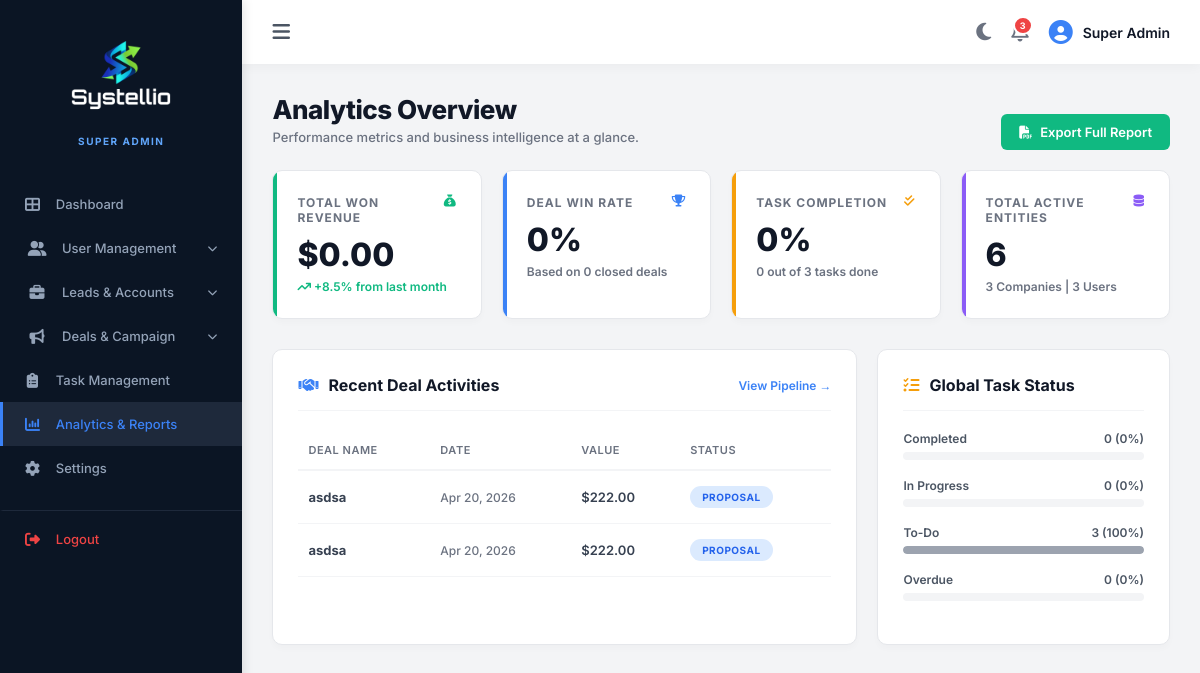
The page /analytics_reports.php (signed in) on the database its author committed.
### tables this page shows
CREATE TABLE `deals` (
  `id` int(11) NOT NULL,
  `deal_name` varchar(255) NOT NULL,
  `deal_value` decimal(10,2) DEFAULT 0.00,
  `stage` varchar(50) DEFAULT 'Lead',
  `link_company` varchar(255) NOT NULL,
  `service_required` varchar(255) DEFAULT NULL,
  `currency` varchar(10) NOT NULL DEFAULT 'USD',
  `start_date` date DEFAULT NULL,
  `end_date` date DEFAULT NULL,
  `platform` varchar(100) DEFAULT NULL,
  `sales_officer` varchar(255) DEFAULT NULL,
  `additional_notes` text DEFAULT NULL,
  `created_at` timestamp NOT NULL DEFAULT current_timestamp()
);

### analytics_reports.php (the view, shortened to what this page needs)
<?php
@include 'config.php';
$totalRevenue = 0;
$wonDealsCount = 0;
$lostDealsCount = 0;
$totalTasksCount = 0;
$completedTasksCount = 0;
$totalCompaniesCount = 0;
$totalUsersCount = 0;
$recentDeals = [];
$taskStatusData = ['todo' => 0, 'progress' => 0, 'done' => 0, 'overdue' => 0];
if(isset($conn)){
    try {
        $deal_query = mysqli_query($conn, "SELECT deal_value, stage, deal_name, created_at FROM deals ORDER BY id DESC");
        if($deal_query){
            while($row = mysqli_fetch_assoc($deal_query)){
                if(count($recentDeals) < 5) {
                    $recentDeals[] = $row;
                }
            }
        }
        $task_query = mysqli_query($conn, "SELECT status FROM tasks");
        if($task_query){
            while($row = mysqli_fetch_assoc($task_query)){
                $totalTasksCount++;
                $t_stat = strtolower($row['status']);
                if(strpos($t_stat, 'done') !== false) {
                    $completedTasksCount++;
                    $taskStatusData['done']++;
                } elseif(strpos($t_stat, 'progress') !== false) {
                    $taskStatusData['progress']++;
                } elseif(strpos($t_stat, 'overdue') !== false) {
                    $taskStatusData['overdue']++;
                } else {
                    $taskStatusData['todo']++;
                }
            }
        }
        $comp_query = mysqli_query($conn, "SELECT COUNT(*) as count FROM companies");
        if($comp_query) $totalCompaniesCount = mysqli_fetch_assoc($comp_query)['count'] ?? 0;
        $user_query = mysqli_query($conn, "SELECT COUNT(*) as count FROM users WHERE status='active'");
        if($user_query) $totalUsersCount = mysqli_fetch_assoc($user_query)['count'] ?? 0;
    } catch(mysqli_sql_exception $e) {
    }
}
$winRate = ($wonDealsCount + $lostDealsCount > 0) ? round(($wonDealsCount / ($wonDealsCount + $lostDealsCount)) * 100) : 0;
$taskCompletionRate = ($totalTasksCount > 0) ? round(($completedTasksCount / $totalTasksCount) * 100) : 0;
?>
<!DOCTYPE html>
<html lang="en">
<head>
    <link rel="stylesheet" href="https://cdnjs.cloudflare.com/ajax/libs/font-awesome/6.4.0/css/all.min.css">
</head>
<body>
    <div class="sidebar" id="sidebar">
        <div class="sidebar-header">
            <img src="img/logo.png" alt="Systellio Logo" class="sidebar-logo">
            <span class="brand-role">SUPER ADMIN</span>
        </div>
        <ul class="sidebar-menu">
            <li onclick="window.location.href='super_admin_dashboard.php'">
                <i class="fa-solid fa-table-cells-large"></i>
                <a href="super_admin_dashboard.php">Dashboard</a>
            </li>
            <li class="dropdown-item" id="userMenu">
                <div class="dropdown-title" onclick="toggleSubMenu('userMenu')">
                    <div class="dropdown-title-left"><i class="fa-solid fa-user-group"></i><span>User Management</span></div>
                    <i class="fa-solid fa-chevron-down dropdown-icon"></i>
                </div>
            </li>
            <li class="dropdown-item" id="leadsMenu">
                <div class="dropdown-title" onclick="toggleSubMenu('leadsMenu')">
                    <div class="dropdown-title-left"><i class="fa-solid fa-briefcase"></i><span>Leads & Accounts</span></div>
                    <i class="fa-solid fa-chevron-down dropdown-icon"></i>
                </div>
            </li>
            <li class="dropdown-item" id="dealsMenu">
                <div class="dropdown-title" onclick="toggleSubMenu('dealsMenu')">
                    <div class="dropdown-title-left"><i class="fa-solid fa-bullhorn"></i><span>Deals & Campaign</span></div>
                    <i class="fa-solid fa-chevron-down dropdown-icon"></i>
                </div>
            </li>
            <li onclick="window.location.href='super_admin_dashboard.php'"><i class="fa-solid fa-clipboard-list"></i><a href="super_admin_dashboard.php">Task Management</a></li>
            <li class="active"><i class="fa-solid fa-chart-column"></i><a href="analytics_reports.php">Analytics & Reports</a></li>
            <li><i class="fa-solid fa-gear"></i><a href="settings.php">Settings</a></li>
            <li style="margin-top: 20px; border-top: 1px solid #1e293b; padding-top: 20px;" onclick="window.location.href='logout.php'"><i class="fa-solid fa-right-from-bracket" style="color: #ef4444;"></i><a href="#" style="color: #ef4444;">Logout</a></li>
        </ul>
    </div>
    <div class="main-content">
        <div class="top-navbar">
            <div><i class="fa-solid fa-bars toggle-btn" id="outerToggle"></i></div>
            <div class="navbar-actions">
                <i class="fa-solid fa-moon nav-icon-btn" id="darkModeToggle" title="Toggle Dark Mode"></i>
                <div class="nav-icon-btn" title="Notifications"><i class="fa-regular fa-bell"></i><span class="notification-badge">3</span></div>
                <div class="user-profile"><i class="fa-solid fa-circle-user" style="color: #3b82f6;"></i><span><?php echo $_SESSION['name']; ?></span></div>
            </div>
        </div>
        <div class="analytics-container">
            <div style="display: flex; justify-content: space-between; align-items: center;">
                <div class="analytics-header-title">
                    <h1>Analytics Overview</h1>
                    <p>Performance metrics and business intelligence at a glance.</p>
                </div>
                <button class="btn-export" onclick="alert('Exporting Report PDF...')"><i class="fa-solid fa-file-pdf"></i> Export Full Report</button>
            </div>
            <div class="metrics-grid">
                <div class="metric-card revenue">
                    <div class="metric-title">Total Won Revenue <i class="fa-solid fa-sack-dollar" style="color:#10b981;"></i></div>
                    <div class="metric-value">$<?php echo number_format($totalRevenue, 2); ?></div>
                    <div class="metric-sub positive"><i class="fa-solid fa-arrow-trend-up"></i> +8.5% from last month</div>
                </div>
                <div class="metric-card winrate">
                    <div class="metric-title">Deal Win Rate <i class="fa-solid fa-trophy" style="color:#3b82f6;"></i></div>
                    <div class="metric-value"><?php echo $winRate; ?>%</div>
                    <div class="metric-sub neutral">Based on <?php echo ($wonDealsCount + $lostDealsCount); ?> closed deals</div>
                </div>
                <div class="metric-card tasks">
                    <div class="metric-title">Task Completion <i class="fa-solid fa-check-double" style="color:#f59e0b;"></i></div>
                    <div class="metric-value"><?php echo $taskCompletionRate; ?>%</div>
                    <div class="metric-sub neutral"><?php echo $completedTasksCount; ?> out of <?php echo $totalTasksCount; ?> tasks done</div>
                </div>
                <div class="metric-card entities">
                    <div class="metric-title">Total Active Entities <i class="fa-solid fa-database" style="color:#8b5cf6;"></i></div>
                    <div class="metric-value"><?php echo ($totalCompaniesCount + $totalUsersCount); ?></div>
                    <div class="metric-sub neutral"><?php echo $totalCompaniesCount; ?> Companies | <?php echo $totalUsersCount; ?> Users</div>
                </div>
            </div>
            <div class="dashboard-grid">
                <div class="dash-panel">
                    <div class="panel-header">
                        <div class="panel-title"><i class="fa-solid fa-handshake" style="color: #3b82f6;"></i> Recent Deal Activities</div>
                        <a href="deal_pipeline.php" style="font-size: 12px; color: #3b82f6; text-decoration: none; font-weight: 600;">View Pipeline &rarr;</a>
                    </div>
                    <table class="simple-table">
                        <thead>
                            <tr>
                                <th>Deal Name</th>
                                <th>Date</th>
                                <th>Value</th>
                                <th>Status</th>
                            </tr>
                        </thead>
                        <tbody>
                            <?php foreach($recentDeals as $deal): ?>
                                <?php
                                    $dStage = htmlspecialchars($deal['stage']);
                                    $sClass = 'todo';
                                    if($dStage == 'Proposal') $sClass = 'progress';
                                ?>
                                <tr>
                                    <td style="font-weight: 700;"><?php echo htmlspecialchars($deal['deal_name']); ?></td>
                                    <td style="color: #6b7280; font-size: 12px;"><?php echo date('M d, Y', strtotime($deal['created_at'])); ?></td>
                                    <td style="font-weight: 600;">$<?php echo number_format((float)$deal['deal_value'], 2); ?></td>
                                    <td><span class="pill <?php echo $sClass; ?>"><?php echo $dStage; ?></span></td>
                                </tr>
                            <?php endforeach; ?>
                        </tbody>
                    </table>
                </div>
                <div class="dash-panel">
                    <div class="panel-header">
                        <div class="panel-title"><i class="fa-solid fa-list-check" style="color: #f59e0b;"></i> Global Task Status</div>
                    </div>
                    <div style="margin-top: 10px;">
                        <?php
                            $tTotal = array_sum($taskStatusData) > 0 ? array_sum($taskStatusData) : 1;
                            $pDone = round(($taskStatusData['done'] / $tTotal) * 100);
                            $pProg = round(($taskStatusData['progress'] / $tTotal) * 100);
                            $pTodo = round(($taskStatusData['todo'] / $tTotal) * 100);
                            $pOver = round(($taskStatusData['overdue'] / $tTotal) * 100);
                        ?>
                        <div class="progress-item">
                            <div class="progress-label"><span>Completed</span> <span><?php echo $taskStatusData['done']; ?> (<?php echo $pDone; ?>%)</span></div>
                            <div class="progress-track"><div class="progress-fill fill-done" style="width: <?php echo $pDone; ?>%;"></div></div>
                        </div>
                        <div class="progress-item">
                            <div class="progress-label"><span>In Progress</span> <span><?php echo $taskStatusData['progress']; ?> (<?php echo $pProg; ?>%)</span></div>
                            <div class="progress-track"><div class="progress-fill fill-prog" style="width: <?php echo $pProg; ?>%;"></div></div>
                        </div>
                        <div class="progress-item">
                            <div class="progress-label"><span>To-Do</span> <span><?php echo $taskStatusData['todo']; ?> (<?php echo $pTodo; ?>%)</span></div>
                            <div class="progress-track"><div class="progress-fill fill-todo" style="width: <?php echo $pTodo; ?>%;"></div></div>
                        </div>
                        <div class="progress-item">
                            <div class="progress-label"><span>Overdue</span> <span><?php echo $taskStatusData['overdue']; ?> (<?php echo $pOver; ?>%)</span></div>
                            <div class="progress-track"><div class="progress-fill fill-over" style="width: <?php echo $pOver; ?>%;"></div></div>
                        </div>
                    </div>
                </div>
            </div>
        </div>
    </div>
</body>
</html>

### rows shown on the page
deals: deal_name "asdsa", created_at "Apr 20, 2026", deal_value "222.00", stage "PROPOSAL"
deals: deal_name "asdsa", created_at "Apr 20, 2026", deal_value "222.00", stage "PROPOSAL"

### other values the page prints
$_SESSION['name'] "Super Admin"
$totalRevenue "0.00"
$winRate "0"
$wonDealsCount + $lostDealsCount "0"
$taskCompletionRate "0"
$completedTasksCount "0"
$totalTasksCount "3"
$totalCompaniesCount + $totalUsersCount "6"
$totalCompaniesCount "3"
$totalUsersCount "3"
$taskStatusData['done'] "0"
$pDone "0"
$taskStatusData['progress'] "0"
$pProg "0"
$taskStatusData['todo'] "3"
